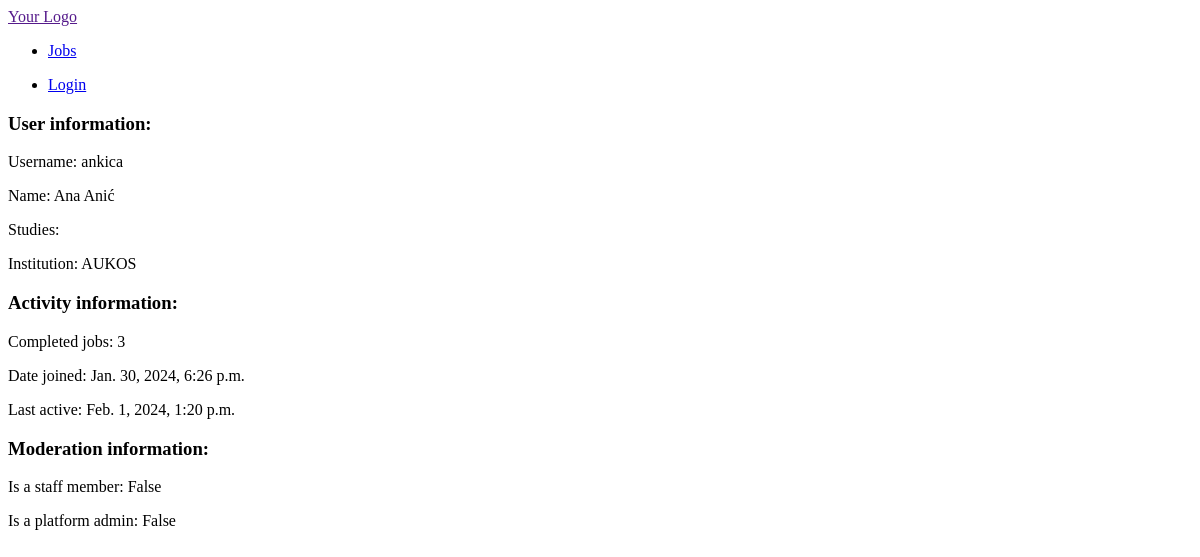
/profile/ankica, run on an earlier commit of the app's database.
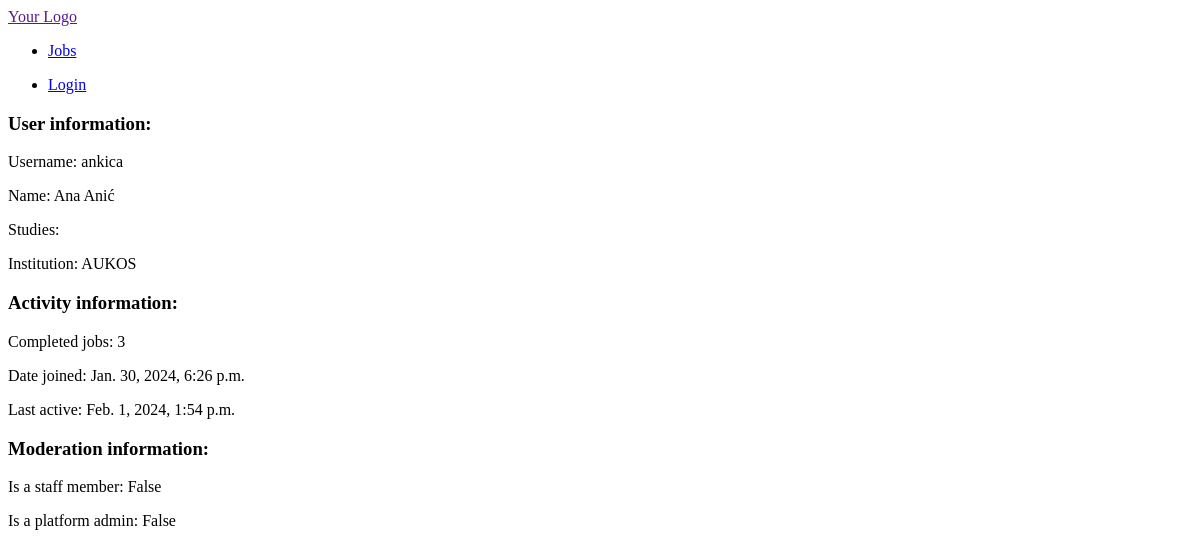
And on a later commit of the database.
### jobs/models.py (models this page shows, shortened)
class Student(AbstractBaseUser, PermissionsMixin):
    TYPE_CHOICES = (
        ('art', 'Art Student'),
        ('engineering', 'Engineering Student'),
    )
    email = models.EmailField(unique=True)
    user_name = models.CharField(max_length=20, unique=True)
    balance = models.IntegerField(default=1000)
    USERNAME_FIELD = 'user_name'
    EMAIL_FIELD = 'email'
    REQUIRED_FIELDS = ['email']
    is_active = models.BooleanField(default=True)
    is_superuser = models.BooleanField(default=False)
    is_staff = models.BooleanField(default=False)
    date_joined = models.DateTimeField(default=timezone.now)
    last_login = models.DateTimeField(blank=True, null=True)
    first_name = models.CharField(max_length=30)
    last_name = models.CharField(max_length=30)
    institution = models.CharField(max_length=6)
    student_type = models.CharField(max_length=20, choices=TYPE_CHOICES)
    objects = CustomStudentManager()
    class Meta:
        verbose_name = 'Student'
        verbose_name_plural = 'Students'

### jobs/views.py (the view)
# urls.py: path('profile/<str:username>', profile, name='profile'),
def profile(request, username):
    student = get_object_or_404(Student, user_name=username)
    completed_jobs = Job.objects.filter(assigned_to=student, is_completed=True).count
    context = {
        'student': student,
        'completed_jobs': completed_jobs
    }
    return render(request, 'profile.html', context)

### jobs/templates/profile.html
{% extends "base.html" %}
{% block content %}
<h3>User information:</h3>
<p>Username: {{student.user_name}}</p>
<p>Name: {{student.first_name}} {{student.last_name}}</p>
<p>Studies: {{user.student_type}}</p>
<p>Institution: {{student.institution}}</p>
<h3>Activity information:</h3>
<p>Completed jobs: {{completed_jobs}}</p>
<p>Date joined: {{student.date_joined}}</p>
<p>Last active: {{student.last_login}}</p>
<h3>Moderation information:</h3>
<p>Is a staff member: {{student.is_staff}}</p>
<p>Is a platform admin: {{student.is_superuser}}</p>
{% endblock %}

What changed in the data, as far as the page shows it:
changed Student "ankica": last_login "Feb. 1, 2024, 1:20 p.m." → "Feb. 1, 2024, 1:54 p.m."
